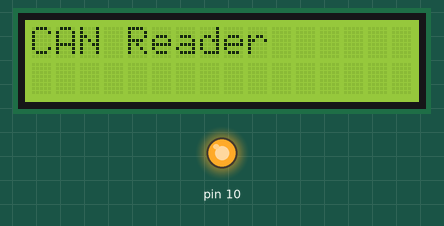
Recording of a sketch running on a simulated Arduino Uno, built with avr-gcc and run on an emulated ATmega328P. On the bench: 16×2 character LCD, output pins drawn as LEDs (lit = HIGH). What the sketch prints to the serial monitor is not drawn.

Above: at 0.1 s.
At 2.1 s:
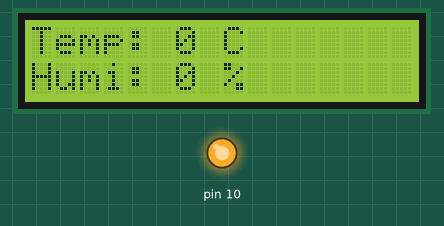

The sketch:

RX_2_LCD_display_ultra.ino
```cpp
#include <SPI.h>
#include <mcp2515.h>
#include <LiquidCrystal_I2C.h>

LiquidCrystal_I2C lcd(0x27, 16, 2); // I2C LCD address
MCP2515 mcp2515(10);                // MCP2515 CS pin
struct can_frame canMsg;

int currentDistance = -1;  // To store the latest distance value
int currentHumidity = 0;   // To store the latest humidity value
int currentTemperature = 0; // To store the latest temperature value
unsigned long lastUpdate = 0; // Timer for LCD updates
const int updateInterval = 500; // Update LCD every 500ms

void setup() {
  Serial.begin(9600);
  SPI.begin();

  // Initialize LCD
  lcd.begin();
  lcd.backlight();
  lcd.setCursor(0, 0);
  lcd.print("CAN Reader");
  delay(2000); // Display initial message for 2 seconds
  lcd.clear();

  // Initialize MCP2515
  mcp2515.reset();
  mcp2515.setBitrate(CAN_500KBPS, MCP_8MHZ);
  mcp2515.setNormalMode();

  Serial.println("Receiver Ready");
}

void loop() {
  // Check for new CAN messages
  if (mcp2515.readMessage(&canMsg) == MCP2515::ERROR_OK) {
    if (canMsg.can_id == 0x100) { // Ultrasonic Sensor (Distance)
      currentDistance = canMsg.data[0];
      Serial.print("Distance Received: ");
      Serial.print(currentDistance);
      Serial.println(" cm");
    } else if (canMsg.can_id == 0x200) { // DHT11 Sensor (Temperature & Humidity)
      currentHumidity = canMsg.data[0];
      currentTemperature = canMsg.data[1];
      Serial.print("Temperature Received: ");
      Serial.print(currentTemperature);
      Serial.print(" C, Humidity Received: ");
      Serial.print(currentHumidity);
      Serial.println(" %");
    }
  }

  // Update the LCD based on the latest values
  if (millis() - lastUpdate >= updateInterval) {
    lastUpdate = millis(); // Reset timer

    // Check if distance is below the threshold
    if (currentDistance >= 0 && currentDistance < 30) { // Valid distance below threshold
      lcd.clear();
      lcd.setCursor(0, 0);
      lcd.print("Impact!");
      lcd.setCursor(0, 1);
      lcd.print("Distance: ");
      lcd.print(currentDistance);
      lcd.print(" cm");
    } else { // Default display: Temperature & Humidity
      lcd.clear();
      lcd.setCursor(0, 0);
      lcd.print("Temp: ");
      lcd.print(currentTemperature);
      lcd.print(" C");

      lcd.setCursor(0, 1);
      lcd.print("Humi: ");
      lcd.print(currentHumidity);
      lcd.print(" %");
    }
  }
}
```
